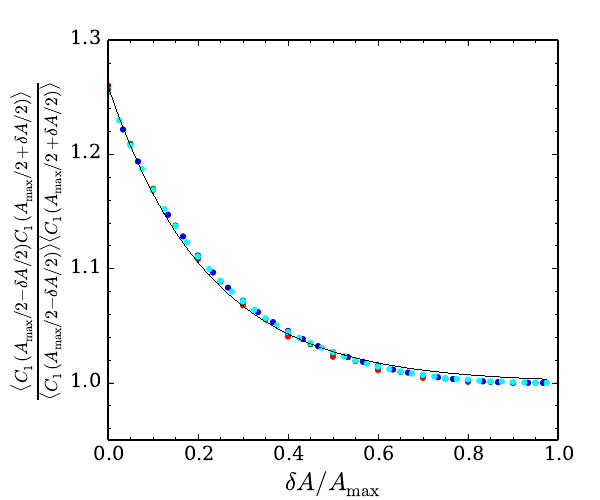

Python code for this plot:
import matplotlib.pyplot as plt
from matplotlib.lines import Line2D
import numpy as np
import os
from pylab import *
#import scipy.special as sp
from matplotlib import ticker
from matplotlib.ticker import ScalarFormatter
sformatter=ScalarFormatter(useOffset=True,useMathText=True)
sformatter.set_scientific(True)
sformatter.set_powerlimits((-2,3))

#plt.ticklabel_format(style='sci', axis='y', scilimits=(0,0))

font = {'family' : 'serif',
        'weight' : 'normal',
        'size'   : 14}
plt.rc('font', **font)
plt.rc('text', usetex=False)
plt.figure(figsize=(6,5))
fig = plt.figure(1)
ax = fig.add_axes([0.18,0.12,0.75,0.8])

mydata10 = np.loadtxt('corr_A10.dat',skiprows=0,unpack=True)
a10=mydata10[0]
corr10=mydata10[1]
mydata20 = np.loadtxt('corr_A20.dat',skiprows=0,unpack=True)
a20=mydata20[0]
corr20=mydata20[1]
mydata30 = np.loadtxt('corr_A30.dat',skiprows=0,unpack=True)
a30=mydata30[0]
corr30=mydata30[1]
mydata40 = np.loadtxt('corr_A40.dat',skiprows=0,unpack=True)
a40=mydata40[0]
corr40=mydata40[1]


amax=20
plt.plot(a10/amax,corr10,color='r',linestyle='None',markersize=4, marker='o', markerfacecolor='r', markeredgecolor='r')
amax=40
plt.plot(a20/amax,corr20,color='g',linestyle='None',markersize=4, marker='o', markerfacecolor='g', markeredgecolor='g')
amax=60
plt.plot(a30/amax,corr30,color='b',linestyle='None',markersize=4, marker='o', markerfacecolor='b', markeredgecolor='b')
amax=80
plt.plot(a40/amax,corr40,color='cyan',linestyle='None',markersize=4, marker='o', markerfacecolor='cyan', markeredgecolor='cyan')

amax=80
z40=1.0+0.26*exp(-4.5*a40/amax)
plt.plot(a40/amax,z40,color='k',linestyle='-',linewidth='6',marker='None')

#plt.semilogy(x,y)

ax.tick_params(axis='both', which='major', labelsize=14)

ax.set_xticks(np.arange(0,1.2,0.2), minor=False)
ax.set_xticklabels(np.arange(0,1.2,0.2), minor=False, family='serif')
ax.set_xticks(np.arange(0,1.2,0.05), minor=True)
ax.xaxis.set_major_formatter(ticker.FormatStrFormatter('%0.1f'))
plt.xlim(0.0,1.0)

ax.set_yticks(np.arange(0,2.0,0.1), minor=False)
ax.set_yticklabels(np.arange(0,2.0,0.1), minor=False, family='serif')
ax.set_yticks(np.arange(0,2.0,0.02), minor=True)
plt.ylim(0.95,1.3)
#ax.set_yticks(0.1:1.0:10.0:100.0, minor=True)
#ax.yaxis.set_major_formatter(ticker.FormatStrFormatter('%.1e'))
ax.yaxis.set_major_formatter(sformatter)

plt.xlabel('$\delta A/A_{\\rm max}$', fontsize=18, weight='normal')
plt.ylabel('$\\frac{\langle C_1(A_{\\rm max}/2-\delta A/2)C_1(A_{\\rm max}/2+\delta A/2)\\rangle}{\langle C_1(A_{\\rm max}/2-\delta A/2)\\rangle\langle C_1(A_{\\rm max}/2+\delta A/2)\\rangle}$',fontsize=18)
#plt.title('MathText Number $\sum_{n=1}^\infty({-e^{i\pi}}/{2^n})$!',
#fontsize=12, color='gray')
#plt.subplots_adjust(top=0.85)
plt.savefig('corr.pdf',format='pdf')
os.system('open -a Preview corr.pdf')
#plt.show()
quit()
